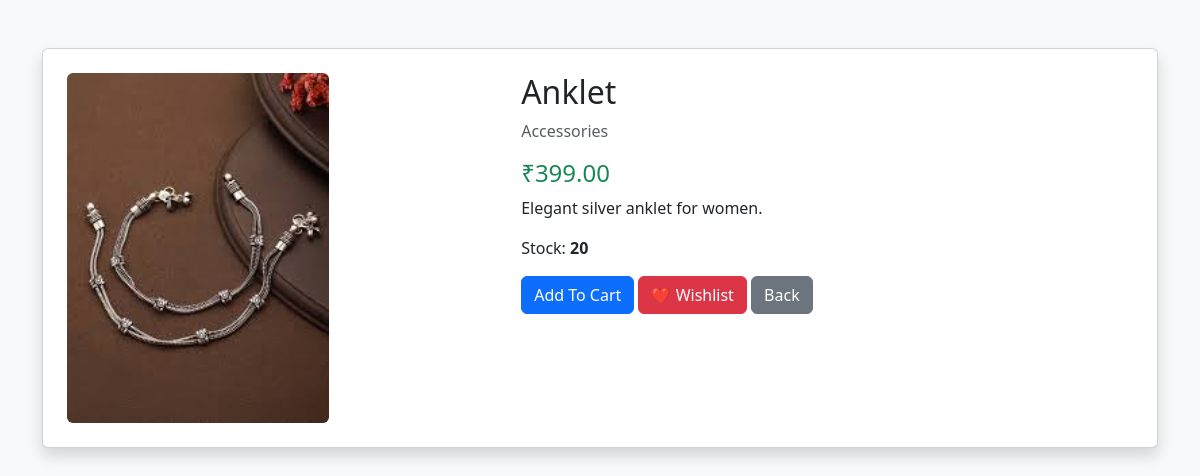
/product/1/, run on the app's committed database.
### products/models.py (models this page shows, shortened)
class Product(models.Model):
    category = models.ForeignKey(
        Category,
        on_delete=models.CASCADE
    )
    name = models.CharField(max_length=200, default="Unknown Product")
    description = models.TextField(default="Product Description")
    price = models.DecimalField(
        max_digits=10,
        decimal_places=2,
        default=0
    )
    stock = models.IntegerField(default=0)
    image = models.ImageField(
        upload_to='products/',
        blank=True,
        null=True
    )

class Category(models.Model):
    name = models.CharField(max_length=100)
    def __str__(self):
        return self.name

### products/views.py (the view)
def product_detail(request, product_id):
    product = get_object_or_404(Product, id=product_id)
    return render(
        request,
        'products/product_detail.html',
        {
            'product': product
        }
    )

### cart/context_processors.py (called while the page is built)
def cart_count(request):
    if request.user.is_authenticated:
        count = CartItem.objects.filter(user=request.user).count()
    else:
        count = 0
    return {
        'cart_count': count
    }

### products/templates/products/product_detail.html (shortened to what this page needs)
<!DOCTYPE html>
<html lang="en">
<head>
    <link href="https://cdn.jsdelivr.net/npm/bootstrap@5.3.3/dist/css/bootstrap.min.css" rel="stylesheet">
</head>
<body class="bg-light">
<div class="container mt-5">
    <div class="card shadow p-4">
        <div class="row">
            <div class="col-md-5">
                {% if product.image %}
                <img src="{{ product.image.url }}"
                     class="img-fluid rounded"
                     style="height:350px; object-fit:cover;">
                {% endif %}
            </div>
            <div class="col-md-7">
                <h2>{{ product.name }}</h2>
                <p class="text-muted">
                    {{ product.category }}
                </p>
                <h4 class="text-success">
                    ₹{{ product.price }}
                </h4>
                <p>
                    {{ product.description }}
                </p>
                <p>
                    Stock:
                    <strong>{{ product.stock }}</strong>
                </p>
                <a href="{% url 'add_to_cart' product.id %}" class="btn btn-primary">
                    Add To Cart
                </a>
                <a href="{% url 'add_to_wishlist' product.id %}" class="btn btn-danger">
                    ❤️ Wishlist
                </a>
                <a href="/" class="btn btn-secondary">
                    Back
                </a>
            </div>
        </div>
    </div>
</div>
</body>
</html>

### data on the page
Product: image (picture), name "Anklet", category "Accessories", price "399.00", description "Elegant silver anklet for women.", stock "20"
